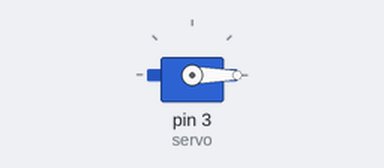
A sketch run on a simulated Arduino Uno, built with avr-gcc and run on an emulated ATmega328P. Parts: servo.

Above: at 0.05 s.
At 2.0 s:
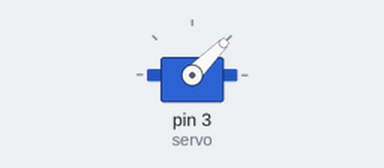
At 3.0 s:
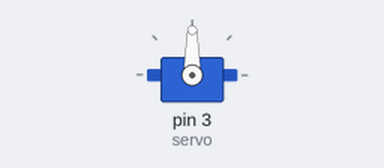
At 4.0 s:
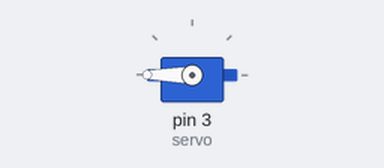
Timing chart, 0 to 5.2 s (numbered marks = the images above):
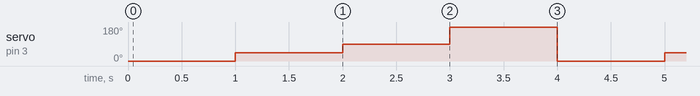

Measured:
- by itself, servo on pin 3 (servo): repeats every 4.0 s: 90° 1.0 s, 180° 1.0 s, 0° 1.0 s, 45° 1.0 s

The sketch:

arduino_single_servo_control.ino
```cpp
#include <Servo.h>

// servo object representing the MG 996R servo
Servo servo;

int delayTime = 1000;

void setup()
{
  servo.attach(3);
}


void loop()
{
  servo.write(0);
  delay(delayTime);

  servo.write(45);
  delay(delayTime);

  servo.write(90);
  delay(delayTime);

  servo.write(180);
  delay(delayTime);
}
```
